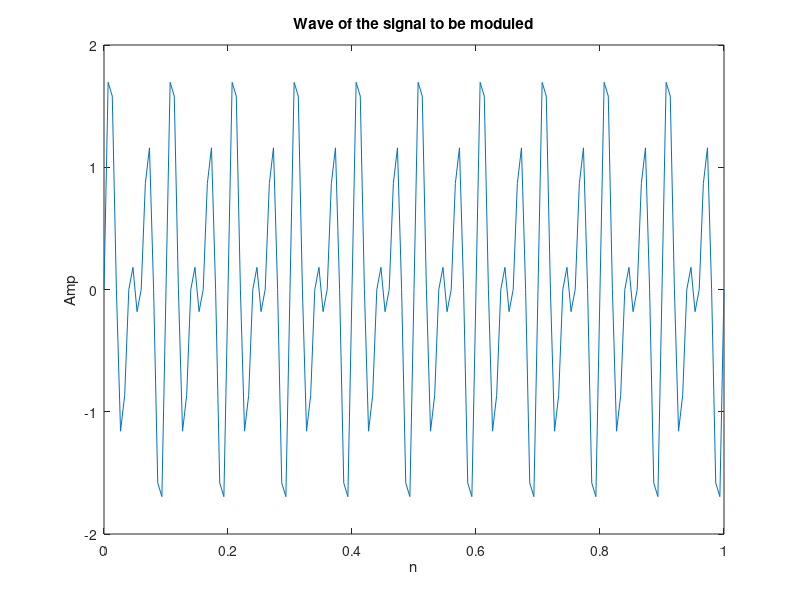
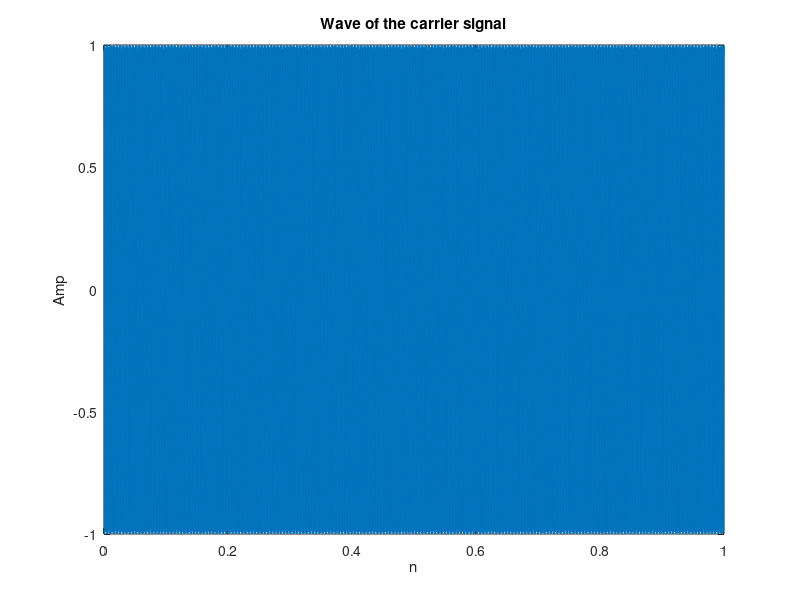
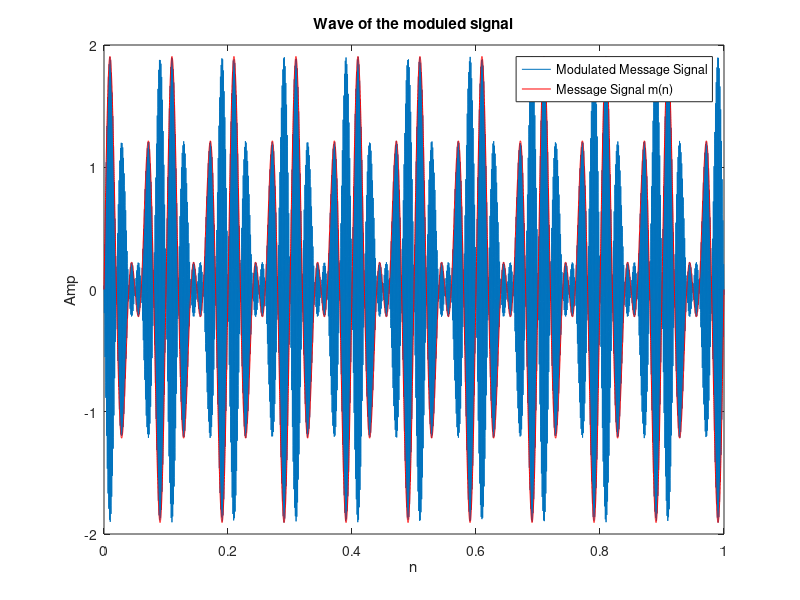

The MATLAB script that drew these images, in order:
%%This is the code of SDR course design project
%We create a digital transmiter and receiver based on DSB Module
%%
%Init parameter setting
clear all
clc
fs1=150e3;%we set the sampling rate of the f to 150kHz
t1=0:1/fs1:0.001;
fc=211011*4;
fs2=15e6;%we set the sampling rate of the carrier signal to 15MHz
t2=0:1/fs2:0.001;
%%
f=sin(2*pi*2*10e3*t1)+sin(2*pi*3*10e3*t1);%the signal to be moduled
figure(1)
plot(t1/0.001,f);
title('Wave of the signal to be moduled');
xlabel("n");
ylabel("Amp");
%%
c=cos(2*pi*fc*t2);%Carrier Signal
figure(2)
plot(t2/0.001,c);
title('Wave of the carrier signal');
xlabel("n");
ylabel("Amp");
%%
%DSB Modulation
%to be continued
m=sin(2*pi*2*10e3*t2)+sin(2*pi*3*10e3*t2);
s=m.*c;
figure(3)
plot(t2/0.001,s,t2/0.001,m,"r-");
title('Wave of the moduled signal');
xlabel('n');
ylabel("Amp");
legend('Modulated Message Signal','Message Signal m(n)')
%%
%I side and Q side Modulation
I=s;%I sideroad
Q=0;% Q sideroad

